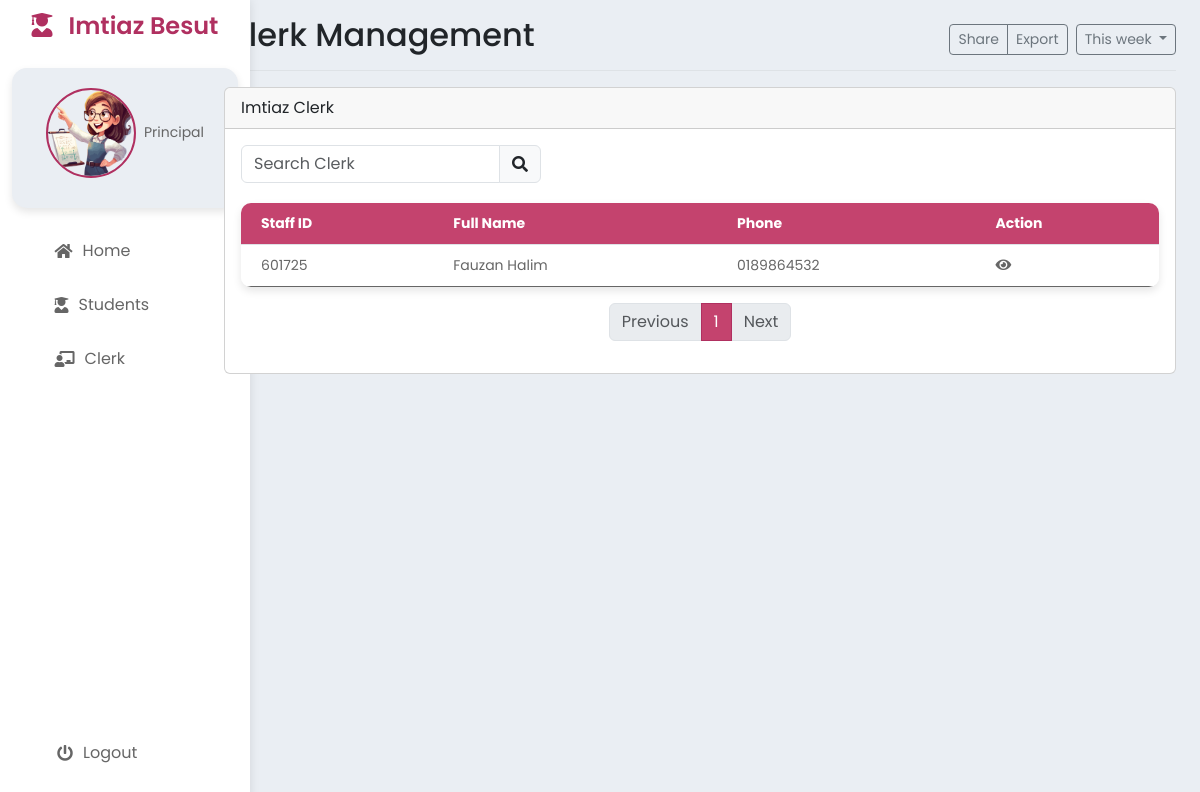
Before: /PrincipalClerk.php with the older database file.
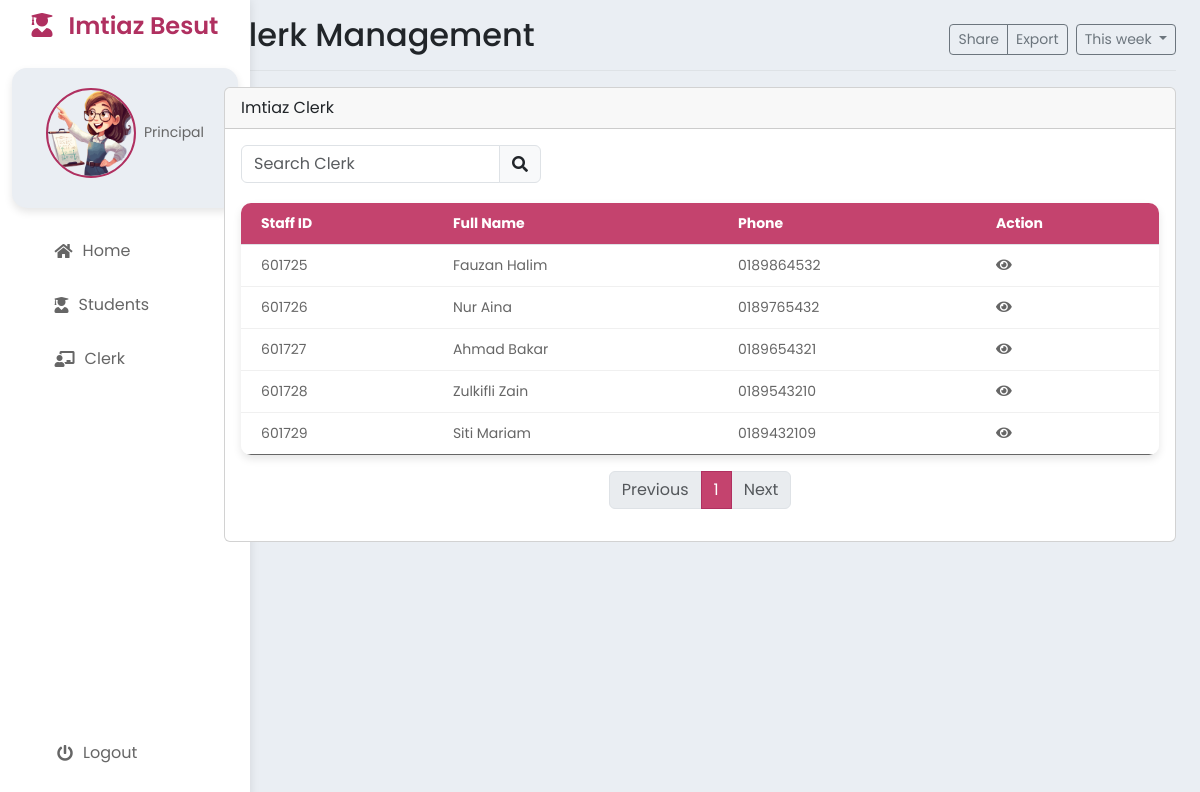
After: the same page with the newer database file.
### tables this page shows
CREATE TABLE `clerk` (
  `clerkID` int NOT NULL AUTO_INCREMENT,
  `clerkName` varchar(50) NOT NULL,
  `clerkPhone` varchar(15) NOT NULL,
  `clerkEmail` varchar(30) DEFAULT NULL,
  `clerkPassword` varchar(30) NOT NULL,
  PRIMARY KEY (`clerkID`),
  UNIQUE KEY `clerkEmail` (`clerkEmail`)
);

### PrincipalClerk.php (the view, shortened to what this page needs)
<?php
$title = "Clerk Management";
include 'PrincipalHeader.php'; ?>
<div class="row">
    <div class="col-md-12">
        <div class="card mb-3">
            <div class="card-header">Imtiaz Clerk</div>
            <div class="card-body">
                <div class="d-flex justify-content-between mb-3">
                    <div class="input-group" style="width: 300px;">
                        <input type="text" id="searchInput" class="form-control" placeholder="Search Clerk" onkeyup="searchClerks()">
                        <span class="input-group-text"><i class="fas fa-search"></i></span>
                    </div>
                </div>
                <table class="table" id="clerkTable">
                    <thead>
                        <tr>
                            <th>Staff ID</th>
                            <th>Full Name</th>
                            <th>Phone</th>
                            <th>Action</th>
                        </tr>
                    </thead>
                    <tbody>
                        <?php
                        include 'process/db.php';
                        $sql = "SELECT * FROM clerk";
                        $result = $conn->query($sql);
                        if ($result->num_rows > 0) {
                            while ($row = $result->fetch_assoc()) {
                                echo "<tr><td>" . $row["clerkID"] . "</td><td>" . $row["clerkName"] . "</td><td>" . $row["clerkPhone"] . "</td><td>
                                    <a href='#' class='view ' data-id='" . $row["clerkID"] . "'><i class='fas fa-eye'></i></a>
                                    </td></tr>";
                            }
                        } else {
                            echo "<tr><td colspan='4'>No results</td></tr>";
                        }
                        ?>
                    </tbody>
                </table>
                <nav aria-label="Page navigation example">
                    <ul class="pagination justify-content-center" id="pagination"></ul>
                </nav>
            </div>
        </div>
    </div>
</div>
</main>
</body>
</html>

### PrincipalHeader.php (shortened to what this page needs)
<!DOCTYPE html>
<html lang="en">
<head>
    <link href="https://cdn.jsdelivr.net/npm/bootstrap@5.3.3/dist/css/bootstrap.min.css" rel="stylesheet">
    <link rel="stylesheet" href="https://cdnjs.cloudflare.com/ajax/libs/font-awesome/5.15.3/css/all.min.css">
    <link rel="stylesheet" href="styles.css">
</head>
<body>
    <div class="container-fluid">
        <div class="row">
            <nav class="sidebar col-md-2 d-none d-md-block">
                <div class="logo mb-5">
                    <h4><i class="fas fa-user-graduate me-3"></i>Imtiaz Besut</h4>
                </div>
                <div class="profile mb-3 ">
                    <img src="staff.png" alt="">
                    <div class="profile-info ms-2">
                        <p>Principal</p>
                    </div>
                </div>
                <ul class="nav flex-column">
                    <li class="nav-item"><a href="PrincipalDashboard.php" class="nav-link"><i class="fas fa-home"></i>Home</a></li>
                    <li class="nav-item"><a href="PrincipalStudent.php" class="nav-link"><i class="fas fa-user-graduate"></i>Students</a></li>
                    <li class="nav-item"><a href="PrincipalClerk.php" class="nav-link"><i class="fas fa-chalkboard-teacher"></i>Clerk</a></li>
                    <li class="nav-item logout"><a href="MainLogout.php" class="nav-link"><i class="fas fa-power-off"></i>Logout</a></li>
                </ul>
            </nav>
            <main class="col-md-10 ms-sm-auto col-lg-10 px-md-4">
                <div class="d-flex justify-content-between flex-wrap flex-md-nowrap align-items-center pt-3 pb-2 mb-3 border-bottom">
                    <h1 class="h2"><?php echo $title ?></h1>
                    <div class="btn-toolbar mb-2 mb-md-0">
                        <div class="btn-group me-2">
                            <button type="button" class="btn btn-sm btn-outline-secondary" onclick="printPage()">Share</button>
                            <button type="button" class="btn btn-sm btn-outline-secondary">Export</button>
                        </div>
                        <button type="button" class="btn btn-sm btn-outline-secondary dropdown-toggle">
                            This week
                        </button>
                    </div>
                </div>

### styles.css (style rules this page uses)
:root { --background-color: #EAEEF3; --pop-color: #fff; --active-font-color: #B03060; --softer-color: #c4436e; }
* { margin: 0; padding: 0; box-sizing: border-box; font-family: 'Poppins', sans-serif; }
body { display: flex; min-height: 100vh; background: var(--background-color); }
.sidebar { width: 250px; height: 100vh; background: var(--pop-color); position: fixed; display: flex; flex-direction: column; align-items: center; box-shadow: 0 0 10px rgba(0, 0, 0, 0.1); }
.logo { text-align: center; width: 100%; height: 60px; display: flex; justify-content: center; align-items: center; }
.logo h4 { font-size: 24px; font-weight: 600; color: var(--active-font-color); }
.profile { width: 100%; display: flex; justify-content: center; align-items: center; padding: 20px 0; margin-top: -40px; background-color: var(--background-color); border-radius: 15px; box-shadow: 0 4px 8px rgba(0, 0, 0, 0.1); transition: transform 0.3s; }
.profile img { width: 90px; height: 90px; border-radius: 50%; margin-bottom: 10px; border: 2px solid var(--active-font-color); }
.profile p { font-size: 14px; color: #666; }
.sidebar ul { list-style: none; width: 100%; padding: 0; }
.sidebar ul li { width: 100%; }
.sidebar ul li a { display: flex; align-items: center; padding: 10px 20px; text-decoration: none; width: 80%; margin: 5px auto; border-radius: 5px; color: #666; transition: background 0.3s, color 0.3s; }
.sidebar ul li a i { margin-right: 10px; }
.logout { position: absolute; bottom: 20px; }
.table { width: 100%; border-collapse: collapse; margin-top: 20px; box-shadow: 0 4px 8px rgba(0, 0, 0, 0.1); border-radius: 10px; overflow: hidden; }
.table thead th { background-color: var(--softer-color) ; color: #fff; font-size: 14px; text-align: left; padding: 10px 20px; }
.table tbody tr { border-bottom: 1px solid #f0f0f0; transition: background 0.3s; }
.table tbody tr:last-child { border-bottom: none; }
.table tbody td { font-size: 14px; color: #666; padding: 10px 20px; }
.table i { color: #666; }
a { color: var(--active-font-color); text-decoration: none; transition: color 0.3s; }

Changed rows visible on the page:
added clerk: clerkID "601726", clerkName "Nur Aina", clerkPhone "0189765432"
added clerk: clerkID "601727", clerkName "Ahmad Bakar", clerkPhone "0189654321"
added clerk: clerkID "601728", clerkName "Zulkifli Zain", clerkPhone "0189543210"
added clerk: clerkID "601729", clerkName "Siti Mariam", clerkPhone "0189432109"
